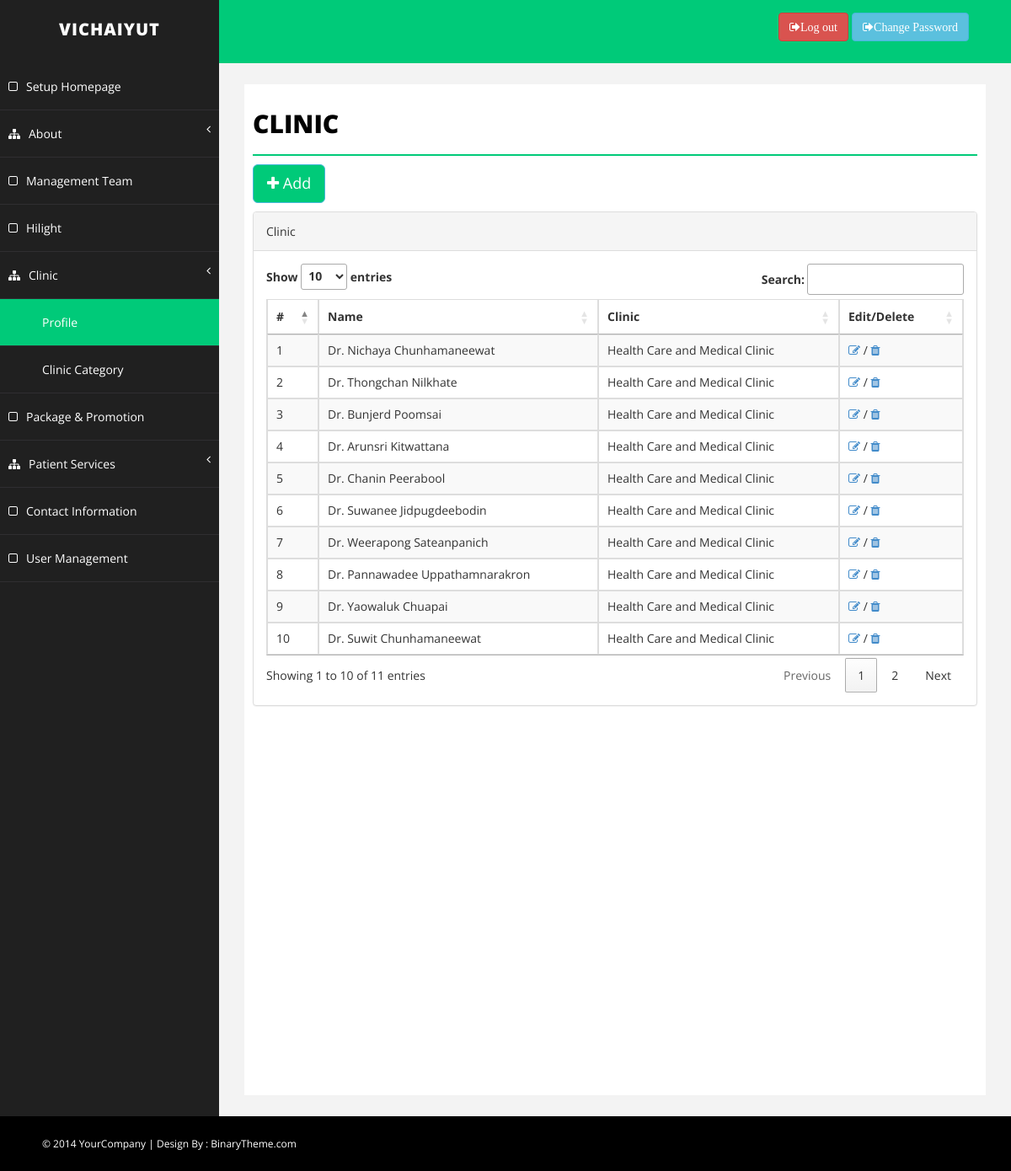
Page /admin-vichaiyut/clinic-profile.php (signed in) on the committed database.
### tables this page shows
CREATE TABLE `clinic` (
  `ID` int(11) NOT NULL AUTO_INCREMENT,
  `name` varchar(300) NOT NULL,
  `path_img` text NOT NULL,
  `clinic` int(11) NOT NULL,
  `specialty` text,
  `language_spoken` text,
  `medical_school` text,
  `residencies` text,
  `fellowship` text,
  `certificate` text,
  `create_date` datetime NOT NULL,
  `update_date` timestamp NOT NULL DEFAULT CURRENT_TIMESTAMP ON UPDATE CURRENT_TIMESTAMP,
  `user_create` int(11) NOT NULL,
  PRIMARY KEY (`ID`)
);

CREATE TABLE `clinic_category` (
  `ID` int(11) NOT NULL AUTO_INCREMENT,
  `name` varchar(300) NOT NULL,
  `detail` text,
  `open_hours` text,
  `venue` text,
  `appointment` text NOT NULL,
  `create_date` datetime NOT NULL,
  `update_date` timestamp NOT NULL DEFAULT CURRENT_TIMESTAMP ON UPDATE CURRENT_TIMESTAMP,
  PRIMARY KEY (`ID`)
);

### admin-vichaiyut/clinic-profile.php (the view, shortened to what this page needs)
<?php
require_once 'config/dbconfig.php';
?>
<!DOCTYPE html>
<html xmlns="http://www.w3.org/1999/xhtml">
<head>
    <link href="assets/css/bootstrap.css" rel="stylesheet" />
    <link href="assets/css/font-awesome.css" rel="stylesheet" />
    <link href="assets/css/basic.css" rel="stylesheet" />
    <link href="assets/css/custom.css" rel="stylesheet" />
    <link rel="stylesheet" type="text/css" href="https://cdn.datatables.net/1.10.12/css/jquery.dataTables.min.css">
    <link rel="stylesheet" type="text/css" href="https://cdn.datatables.net/1.10.12/css/dataTables.bootstrap.min.css">
</head>
<body>
    <div id="wrapper">
       <?php
            include("menu.php");
        ?>
        <div id="page-wrapper">
            <div id="page-inner">
                <div class="row">
                    <div class="col-md-12">
                        <h1 class="page-head-line">Clinic</h1>
                    </div>
                </div>
            <div class="row">
                <div class="col-md-12">
                    <a href="add-clinic-profile.php" class="btn btn-lg btn-info" style="background-color: #00CA79;"><i class="fa fa-plus"></i> Add</a>
                    <div style="height: 10px;"></div>
                    <div class="panel panel-default">
                        <div class="panel-heading">
                            Clinic
                        </div>
                        <div class="panel-body">
                            <div class="table-responsive">
                                <table id="myTable" class="table table-striped table-bordered table-hover">
                                    <thead>
                                        <tr>
                                            <th>#</th>
                                            <th>Name</th>
                                            <th>Clinic</th>
                                            <th>Edit/Delete</th>
                                        </tr>
                                    </thead>
                                    <tbody>
                                        <?php
                                            try
                                            {
                                                $stmt = $db_con->prepare("SELECT clinic.ID as ID,clinic.name as name,clinic_category.name as category_name FROM clinic INNER JOIN clinic_category on clinic.clinic = clinic_category.ID ORDER BY clinic.ID");
                                                $stmt->execute();
                                                $row = $stmt->fetchAll();
                                                foreach ($row as $result) {
                                        ?>
                                        <tr>
                                            <td><?=$result['ID']?></td>
                                            <td><?=$result['name']?></td>
                                            <td><?=$result['category_name']?></td>
                                            <td><a href="edit-clinic-profile.php?id=<?= base64_encode($result['ID'])?>"><i class="fa fa-pencil-square-o fa-3"></i></a> / <a data-toggle="modal" data-target="#myModal" data-whatever="<?= base64_encode($result['ID'])?>"><i class="fa fa-trash fa-3"></i></a></td>
                                        </tr>
                                        <?php
                                            }
                                            }
                                            catch(PDOException $e){
                                                echo $e->getMessage();
                                            }
                                        ?>
                                    </tbody>
                                </table>
                            </div>
                        </div>
                    </div>
                </div>
            </div>
            </div>
        </div>
    </div>
    <div id="footer-sec">
        &copy; 2014 YourCompany | Design By : <a href="http://www.binarytheme.com/" target="_blank">BinaryTheme.com</a>
    </div>
</body>
</html>

### admin-vichaiyut/assets/css/basic.css (style rules this page uses)
body { font-family: 'Open Sans', sans-serif; line-height:25px; }
#wrapper { width: 100%; background: #202020; }
#page-wrapper { padding: 15px 15px; min-height: 600px; background: #F3F3F3; }
#page-inner { width: 100%; margin: 10px 20px 10px 0px; background-color: #fff!important; padding: 10px; min-height: 1200px; }
.page-head-line { font-size: 30px; text-transform: uppercase; color: #000; font-weight: 800; padding-bottom: 20px; border-bottom: 2px solid #00CA79; margin-bottom: 10px; }
#footer-sec { background-color:#000; padding:20px 50px; color:#fff; font-size:12px; }
#footer-sec a { color:#fff; }
@media (min-width:768px) { #page-wrapper { margin: 0 0 0 260px; padding: 15px 30px; min-height: 1200px; } }

### rows in the picture
clinic: ID "1", name "Dr. Nichaya Chunhamaneewat", clinic_category.name "Health Care and Medical Clinic"
clinic: ID "2", name "Dr. Thongchan Nilkhate", clinic_category.name "Health Care and Medical Clinic"
clinic: ID "3", name "Dr. Bunjerd Poomsai", clinic_category.name "Health Care and Medical Clinic"
clinic: ID "4", name "Dr. Arunsri Kitwattana", clinic_category.name "Health Care and Medical Clinic"
clinic: ID "5", name "Dr. Chanin Peerabool", clinic_category.name "Health Care and Medical Clinic"
clinic: ID "6", name "Dr. Suwanee Jidpugdeebodin", clinic_category.name "Health Care and Medical Clinic"
clinic: ID "7", name "Dr. Weerapong Sateanpanich", clinic_category.name "Health Care and Medical Clinic"
clinic: ID "8", name "Dr. Pannawadee Uppathamnarakron", clinic_category.name "Health Care and Medical Clinic"
clinic: ID "9", name "Dr. Yaowaluk Chuapai", clinic_category.name "Health Care and Medical Clinic"
clinic: ID "10", name "Dr. Suwit Chunhamaneewat", clinic_category.name "Health Care and Medical Clinic"
